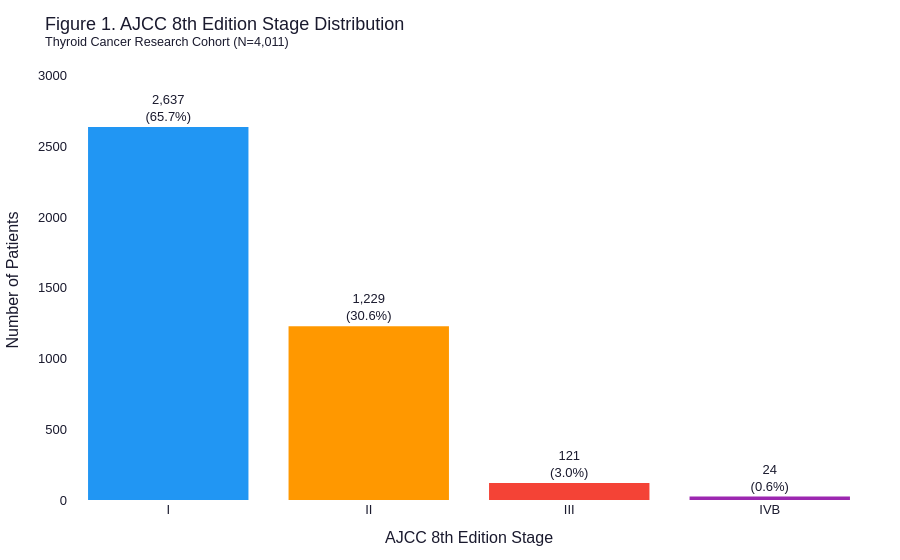

Notebook code for this chart:
### Markdown cell above
## Figure 1 — AJCC 8th Edition Stage Distribution

### Code cell
df1 = (
    survival.dropna(subset=['overall_stage_ajcc8'])
    .groupby('overall_stage_ajcc8', as_index=False)
    .agg(n=('research_id', 'nunique'))
)
df1['stage_order'] = df1['overall_stage_ajcc8'].map(
    {s: i for i, s in enumerate(STAGE_ORDER)}
).fillna(99)
df1 = df1.sort_values('stage_order')
df1['pct'] = (df1['n'] / df1['n'].sum() * 100).round(1)
df1['label'] = df1['n'].map('{:,}'.format) + '<br>(' + df1['pct'].astype(str) + '%)'

fig1 = go.Figure(go.Bar(
    x=df1['overall_stage_ajcc8'],
    y=df1['n'],
    text=df1['label'],
    textposition='outside',
    marker_color=STAGE_COLORS[:len(df1)],
    marker_line_width=0,
))
fig1.update_layout(
    **PLOTLY_LAYOUT,
    title='Figure 1. AJCC 8th Edition Stage Distribution<br><sup>Thyroid Cancer Research Cohort (N={:,})</sup>'.format(df1['n'].sum()),
    xaxis_title='AJCC 8th Edition Stage',
    yaxis_title='Number of Patients',
    showlegend=False,
    yaxis_range=[0, df1['n'].max() * 1.18],
)
fig1.show()
save_fig(fig1, 'fig1_ajcc_stage_distribution')

### Figure 1 — Plotly figure (JSON) as saved in the notebook; plotly's stock layout.template omitted (floating-point values rounded to 4 significant figures)
{"data": [{"marker": {"color": ["#2196F3", "#FF9800", "#F44336", "#9C27B0"], "line": {"width": 0}}, "text": ["2,637<br>(65.7%)", "1,229<br>(30.6%)", "121<br>(3.0%)", "24<br>(0.6%)"], "textposition": "outside", "type": "bar", "x": ["I", "II", "III", "IVB"], "y": [2637, 1229, 121, 24]}], "layout": {"font": {"color": "#1a1a2e", "family": "Arial, sans-serif", "size": 13}, "margin": {"b": 60, "l": 60, "r": 30, "t": 60}, "paper_bgcolor": "white", "plot_bgcolor": "white", "showlegend": false, "title": {"text": "Figure 1. AJCC 8th Edition Stage Distribution<br><sup>Thyroid Cancer Research Cohort (N=4,011)</sup>"}, "xaxis": {"title": {"text": "AJCC 8th Edition Stage"}}, "yaxis": {"range": [0, 3112.0], "title": {"text": "Number of Patients"}}}}
